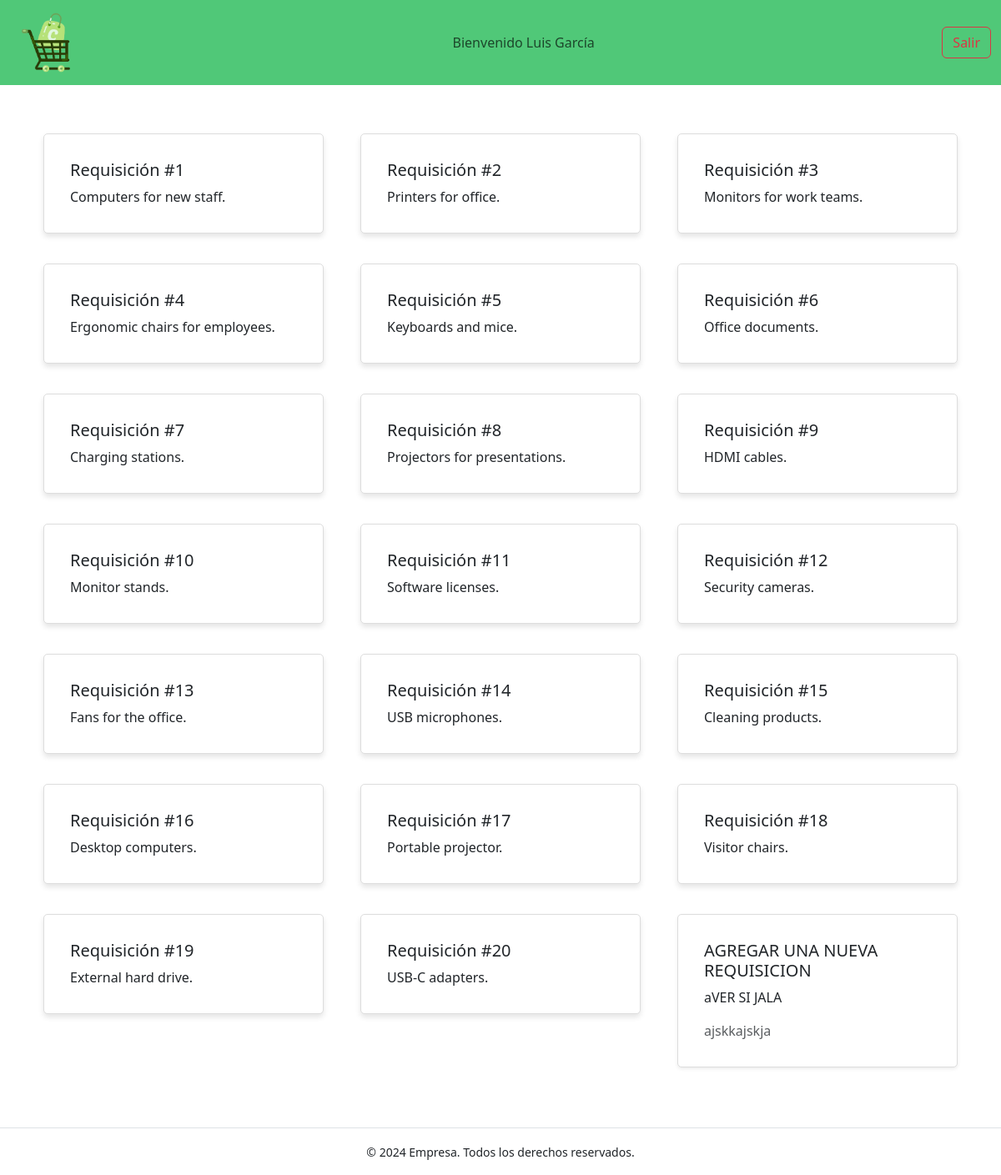
The app's page /php/req.php (signed in) with its own data.
### tables this page shows
CREATE TABLE `requisition` (
  `id` int NOT NULL,
  `requiredQuantity` int NOT NULL,
  `date` date NOT NULL,
  `description` varchar(100) DEFAULT NULL,
  `requester` int DEFAULT NULL,
  `authorizer` int DEFAULT NULL
);

### php/req.php (the view, shortened to what this page needs)
<!DOCTYPE html>
<html lang="es">
<head>
    <link href="https://cdn.jsdelivr.net/npm/bootstrap@5.3.2/dist/css/bootstrap.min.css" rel="stylesheet">
    <link href="../css/estilosReq.css" rel="stylesheet" >
</head>
<body>
<nav class="navbar navbar-expand-lg">
  <div class="container-fluid d-flex align-items-center justify-content-between">
    <a class="navbar-brand d-flex align-items-center" href="#">
      <img src="../images/logoNoL.png" alt="Bootstrap" width="90" class="me-2 mt-n1 mb-n1"></a>
    <ul class="navbar-nav mx-auto">
      <li class="nav-item">
        <span class="navbar-text">
        <?php
        echo "Bienvenido " . $_SESSION["firstName"] . " " . $_SESSION["lastName"];
        ?>
        </span>
      </li>
    </ul>
    <form class="d-flex" role="search">
  <a href="controladorCS.php" class="btn btn-outline-danger">Salir</a>
</form>
  </div>
</nav>
<div class="container my-5">
    <div class="row">
        <?php
        include "conexion_bd.php";
        $query = "SELECT id, description FROM requisition";
        $result = $conexion->query($query);
        if ($result->num_rows > 0) {
            while ($row = $result->fetch_assoc()) {
                echo '
                <div class="col-md-4 mb-3">
                    <div class="card ola" data-id="' . $row['id'] . '" style="cursor: pointer;">
                        <div class="card-body">
                            <h5 class="card-title">Requisición #' . $row['id'] . '</h5>
                            <p class="card-text">' . $row['description'] . '</p>
                        </div>
                    </div>
                </div>';
            }
        }
        ?>
        <div class="col-md-4">
                    <div class="card mb-4 shadow-sm" onclick="mostrarModal()">
                        <div class="card-body">
                            <h5 class="card-title">AGREGAR UNA NUEVA REQUISICION</h5>
                            <p class="card-text">aVER SI JALA</p>
                            <p class="card-text text-muted">ajskkajskja</p>
                        </div>
                    </div>
                </div>
    </div>
</div>
    <footer class="text-center py-3 border-top">
        <small>&copy; 2024 Empresa. Todos los derechos reservados.</small>
    </footer>
</body>
</html>

### css/estilosReq.css (style rules this page uses)
.card { border: 1px solid #ddd; border-radius: 5px; padding: 15px; margin: 10px; box-shadow: 0 4px 6px rgba(0, 0, 0, 0.1); cursor: pointer; }
body { background-color: #ffffff; }
.navbar { background-color: #50C878; }
.card { transition: transform 0.2s; }

### records on screen
requisition: id "1", description "Computers for new staff."
requisition: id "2", description "Printers for office."
requisition: id "3", description "Monitors for work teams."
requisition: id "4", description "Ergonomic chairs for employees."
requisition: id "5", description "Keyboards and mice."
requisition: id "6", description "Office documents."
requisition: id "7", description "Charging stations."
requisition: id "8", description "Projectors for presentations."
requisition: id "9", description "HDMI cables."
requisition: id "10", description "Monitor stands."
requisition: id "11", description "Software licenses."
requisition: id "12", description "Security cameras."
requisition: id "13", description "Fans for the office."
requisition: id "14", description "USB microphones."
requisition: id "15", description "Cleaning products."
requisition: id "16", description "Desktop computers."
requisition: id "17", description "Portable projector."
requisition: id "18", description "Visitor chairs."
requisition: id "19", description "External hard drive."
requisition: id "20", description "USB-C adapters."

### other values on screen
$_SESSION["firstName"] "Luis"
$_SESSION["lastName"] "García"
